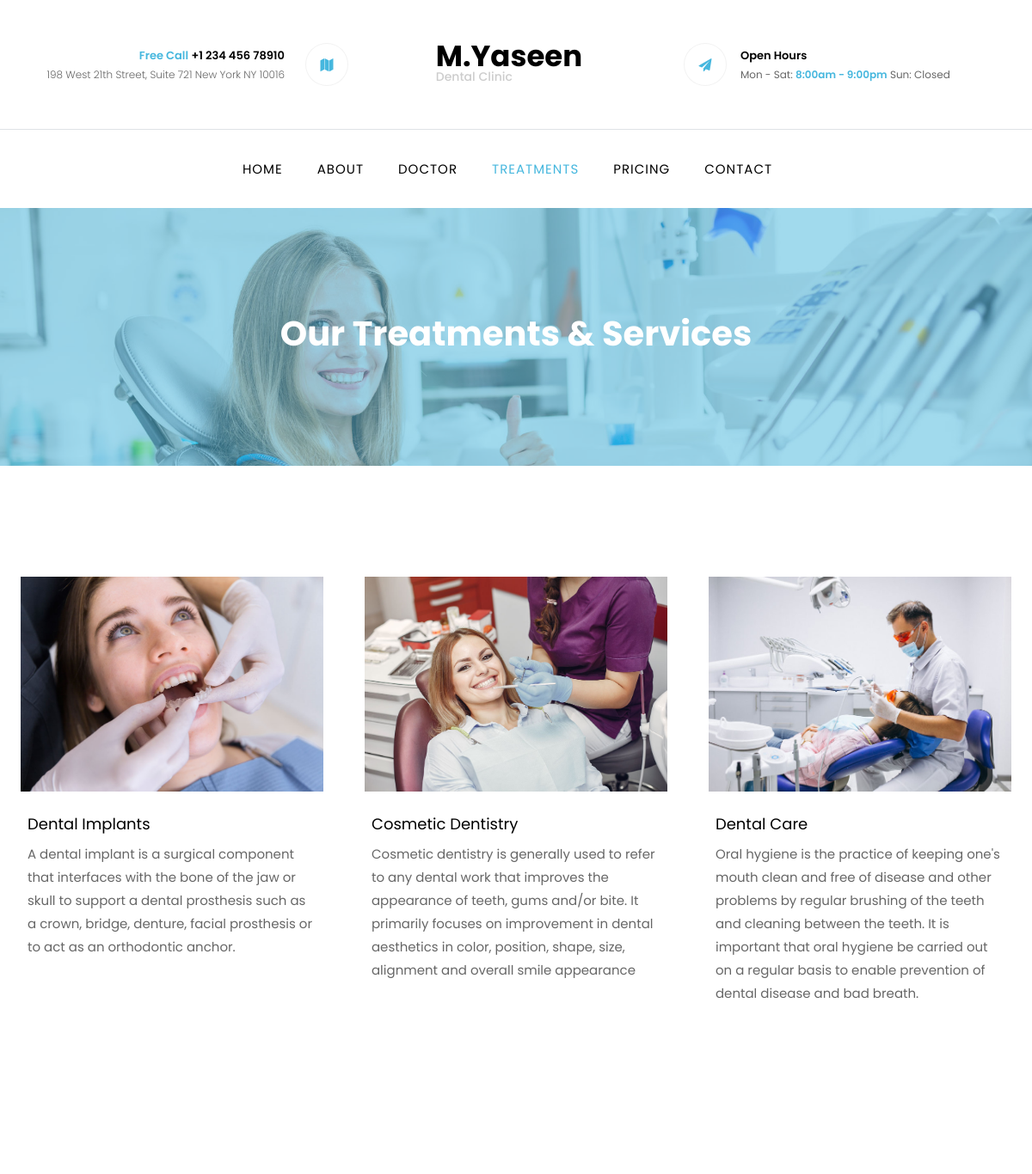
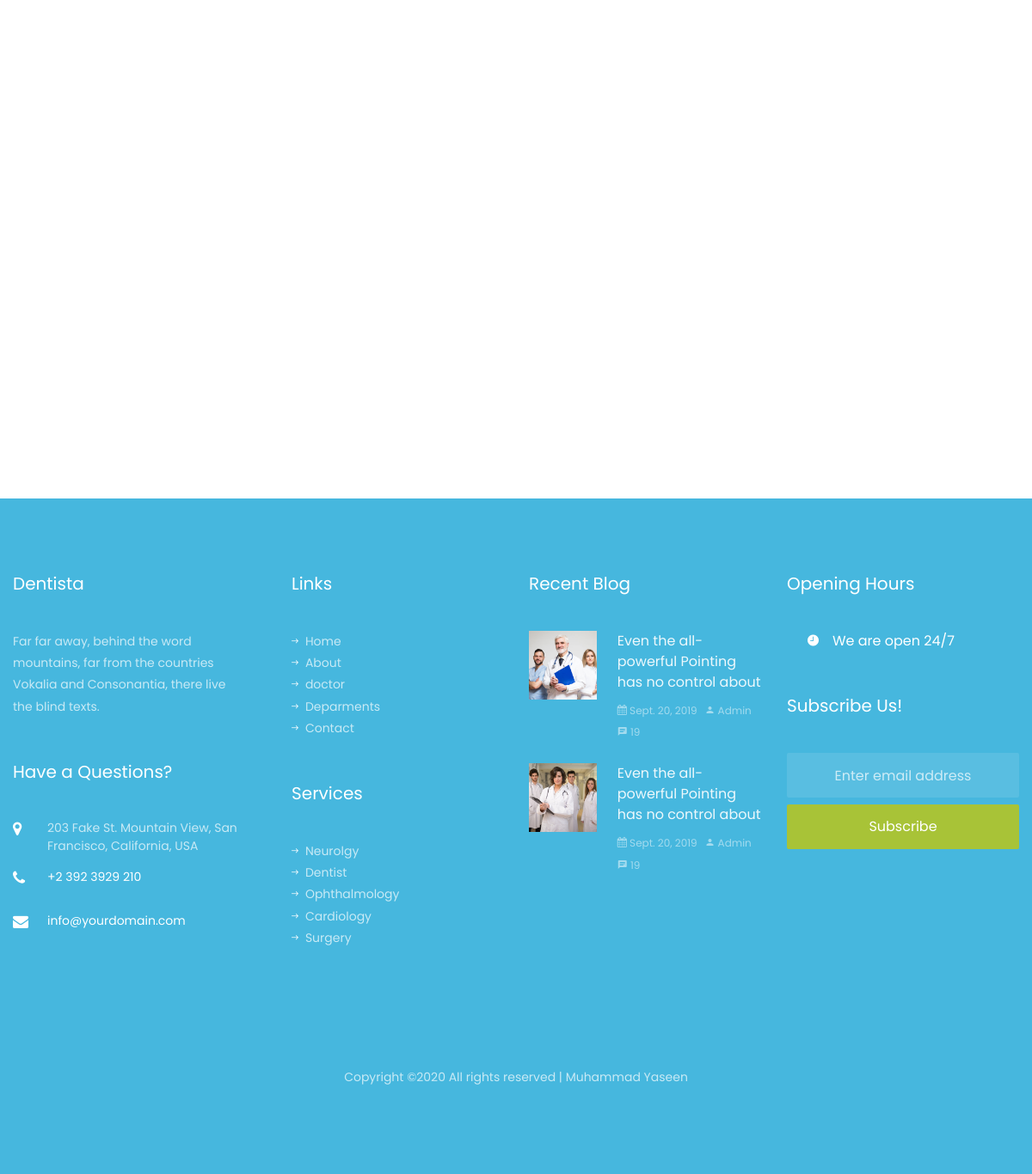
Page /department/ on the committed database (2 pictures, top to bottom).
### app/models.py (models this page shows, shortened)
class Treatment(models.Model):
    picture=models.ImageField(null=True,blank=True)
    name=models.CharField(max_length=200,null=True,blank=True)
    explanation=models.TextField()

### app/views.py (the view)
# urls.py: path('department/', views.department, name='department'),
def department(request):
    treatments=Treatment.objects.all()
    context={
        'treatments':treatments
    }
    return render(request,'app/department.html',context)

### app/templates/app/department.html (shortened to what this page needs)
{% extends 'app/base.html' %}
{% load static  %}
{% block content %}
<section class="hero-wrap hero-wrap-2" style="background-image: url('images/bg_1.jpg');" data-stellar-background-ratio="0.5">
      <div class="overlay"></div>
      <div class="container">
        <div class="row no-gutters slider-text align-items-center justify-content-center">
          <div class="col-md-9 ftco-animate text-center">
            <h1 class="mb-2 bread">Our Treatments &amp; Services</h1>
          </div>
        </div>
      </div>
    </section>
		<section class="ftco-section ftco-services">
    	<div class="container">
        <div class="row">
                        {% for treatment in treatments %}
        	<div class="col-md-4 d-flex services align-self-stretch p-4 ftco-animate">
            <div class="media block-6 d-block">
              <div class="img w-100" style="background-image: url({{treatment.picture.url}});"></div>
              <div class="media-body p-2 mt-3">
                <h3 class="heading">{{treatment.name}}</h3>
                <p>{{treatment.explanation}}</p>
              </div>
            </div>
          </div>
              {% endfor %}
        </div>
    	</div>
    </section>
{% endblock content %}

### rows in the picture
Treatment: picture (picture), name "Dental Implants", explanation "A dental implant is a surgical component that interfaces with the bone of the jaw or skull to support a dental prosthesis such as a crown, bridge, denture, facial prosthesis or to act as an orthodontic anchor."
Treatment: picture (picture), name "Cosmetic Dentistry", explanation "Cosmetic dentistry is generally used to refer to any dental work that improves the appearance of teeth, gums and/or bite. It primarily focuses on improvement in dental aesthetics in color, position, shape, size, alignment and overall smile appearance"
Treatment: picture (picture), name "Dental Care", explanation "Oral hygiene is the practice of keeping one's mouth clean and free of disease and other problems by regular brushing of the teeth and cleaning between the teeth. It is important that oral hygiene be carried out on a regular basis to enable prevention of dental disease and bad breath."
